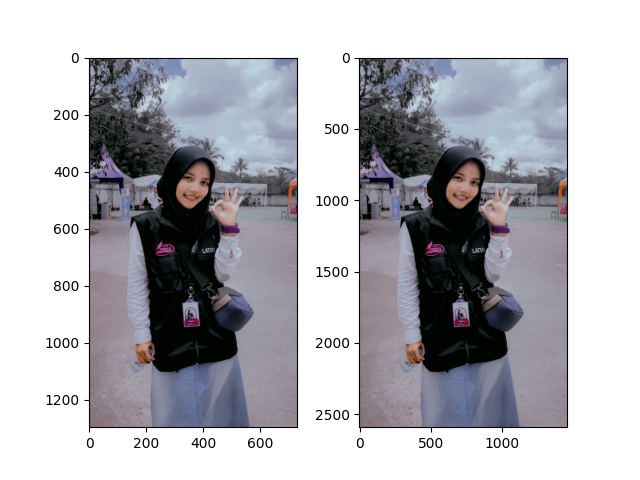

Source code (Python):
import numpy as np
import imageio as img
import matplotlib.pyplot as plt

def zoomPlus(image, factor):
  height, width = image.shape[:2]
  new_height = int(height * factor)
  new_width = int(width * factor)
  imgZoom = np.zeros((new_height, new_width, 3), dtype=image.dtype)
  for y in range(new_height):
    for x in range(new_width):
      ori_y = int(y / factor)
      ori_x = int(x / factor)

      ori_y = min(ori_y, height - 1)
      ori_x = min(ori_x, width - 1)

      imgZoom[y, x] = image[ori_y, ori_x]
  return imgZoom

image = img.imread("E:\\Nanad\\Backup Redmi\\AdobeLightroom\\1676895868825.jpg")
skala = 2.0

imgZoom = zoomPlus(image, skala)
img.imwrite("E:\\Nanad\\Backup Redmi\\AdobeLightroom\\hasil.jpg", imgZoom)
plt.subplot(1, 2, 1)
plt.imshow(image)
plt.subplot(1, 2, 2)
plt.imshow(imgZoom)
plt.show()
